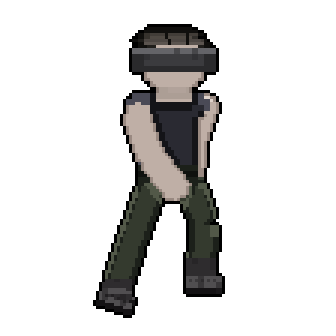
#> input picture records/target/character/barber_flat/face_ash_shield_SE_k01.png, 112 x 112 px, given in place of temple_taper_SE_k01.png, which was not available (shown 3 times larger)
$ python bohemia_character_hair_one_sheet.py
#> lines starting #> are read from the running program, lines starting #| are printed output that depends on the picture; pictures that were not available may be replaced by others from this repository, and a replacement may not be noted
#!/usr/bin/env python3
"""CHARACTER HAIR 1: THE SHEET (the roll call's first batch, his order: hair first).

Per cut, one row: the game's flat body wearing the cut today (buildFrame, SE, the passing key, 1:1), the model's eight
facings at 1:1 (DIRECTION's rig, unedited), and the same head at the portrait's 128 (S and SE). The barber's first three
cuts (his UP on character-the-barber-on-the-skull-10-18) head the sheet so the eight new ones sit beside them.

Run: python3 tools/bohemia_character_hair_one_sheet.py [<renders dir>]   (default records/target/character/barber)
Out: records/target/character/CHARACTER_HAIR_ONE.png and its first picture CHARACTER_HAIR_ONE_FIRST.png (one cut whole)

REUSE CHECK: every head is the rig's render or buildFrame's, pasted whole; only the labels are drawn here.
REFERENCE CHECK: the twin is the game's own flat cut as the body wears it today, 1:1; no reference game.
"""
import os
import sys

from PIL import Image, ImageDraw

ROOT = os.path.dirname(os.path.dirname(os.path.abspath(__file__)))
sys.path.insert(0, os.path.join(ROOT, 'tools'))
import bohemia_character_hair_one as H1  # noqa: E402

FLAT = os.path.join(ROOT, 'records/target/character/barber_flat')
OUT = os.path.join(ROOT, 'records/target/character/CHARACTER_HAIR_ONE.png')
FIRST = os.path.join(ROOT, 'records/target/character/CHARACTER_HAIR_ONE_FIRST.png')
FAC = ['S', 'SE', 'E', 'NE', 'N', 'NW', 'W', 'SW']
OLD = [('TEMPLE TAPER', 'temple_taper'), ('COIL CROWN', 'coil_crown'), ('LAYERED FALL', 'layered_fall')]
BG = (22, 21, 20); INK = (220, 214, 200); DIM = (150, 144, 130); HEAD = (200, 190, 120)


def still(d, f):
    for n in ('rig_%s.png' % f, 'raw_%s.png' % f):
        p = os.path.join(d, n)
        if os.path.exists(p):
            return Image.open(p).convert('RGBA')
    return None


def portrait(d, f):
    for n in ('rig_portrait_%s.png' % f, 'raw_portrait_%s.png' % f):
        p = os.path.join(d, n)
        if os.path.exists(p):
            return Image.open(p).convert('RGBA')
    return None


def trim(im):
    bb = im.getbbox()
#> bb = (31, 8, 75, 106)
    return im.crop(bb) if bb else im
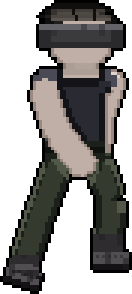
#> returned value: PIL image 44x98 RGBA (shown 3 times larger); mean R, G, B, A 42.9, 41.2, 39.1, 146.9; transparent parts drawn white


def row(name, tag, base):
    d = os.path.join(base, tag)
    flat = trim(Image.open(os.path.join(FLAT, '%s_SE_k01.png' % tag)).convert('RGBA'))
    st = [still(d, f) for f in FAC]
    st = [trim(s) for s in st if s is not None]
    po = [p for p in (portrait(d, 'S'), portrait(d, 'SE')) if p is not None]
    po = [p.resize((128, int(128 * p.height / p.width)), Image.LANCZOS) if p.width != 128 else p for p in po]
    h = max([flat.height] + [s.height for s in st] + [p.height for p in po]) + 24
#> h = 122
    w = 160 + flat.width + 16 + sum(s.width + 4 for s in st) + 16 + sum(p.width + 6 for p in po) + 8
#> w = 244
    im = Image.new('RGBA', (w, h), BG + (255,)); dr = ImageDraw.Draw(im)
    dr.text((6, 6), name, fill=INK)
    spec = H1.CUTS.get(name)
    dr.text((6, 20), 'NEW: clumps and locks' if spec else 'his UP, 10/18', fill=HEAD if spec else DIM)
    x = 160
    im.alpha_composite(flat, (x, h - flat.height - 4)); dr.text((x, 4), 'GAME', fill=DIM); x += flat.width + 16
#> after `im.alpha_composite(flat, (x, h - flat.height - 4))`:
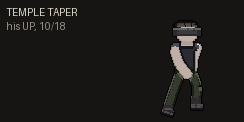
#> im: PIL image 244x122 RGBA; mean R, G, B, A 28, 26.8, 25.5, 255
#> after `x += flat.width + 16`: x = 220
    dr.text((x, 4), 'THE MODEL, 8 facings, 1:1', fill=DIM)
    for s in st:
        im.alpha_composite(s, (x, h - s.height - 4)); x += s.width + 4
#> after the loop, x = 220
    x += 16
#> x = 236
    for p in po:
        im.alpha_composite(p, (x, h - p.height - 4)); x += p.width + 6
#> after the loop, x = 236
    return im


def main():
    base = sys.argv[1] if len(sys.argv) > 1 else os.path.join(ROOT, 'records/target/character/barber')
    rows = [row(n, t, os.path.join(ROOT, 'records/target/character/barber')) for n, t in OLD]
#> call 2 of row, with name = 'COIL CROWN', tag = 'coil_crown', base = 'records/target/character/barber'
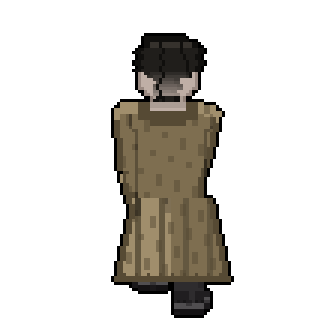
#> input picture records/target/character/barber_flat/outer_khaki_duster_N_k01.png, 112 x 112 px, given in place of coil_crown_SE_k01.png, which was not available (shown 3 times larger)
#> in trim (call 2), `bb = im.getbbox()`: bb = (37, 11, 78, 106)
#> in trim (call 2), `return im.crop(bb) if bb else im`:
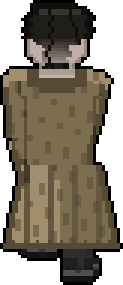
#> returned value: PIL image 41x95 RGBA (shown 3 times larger); mean R, G, B, A 67.1, 59.2, 45.3, 181.9; transparent parts drawn white
#> in row (call 2), `st = [still(d, f) for f in FAC]`: st = 8 items
#> in row (call 2), `st = [trim(s) for s in st if s is not None]`: st = []
#> in row (call 2), `h = max([flat.height] + [s.height for s in st] + [p.height for p in po..`: h = 119
#> in row (call 2), `w = 160 + flat.width + 16 + sum(s.width + 4 for s in st) + 16 + sum(p...`: w = 241
#> in row (call 2), `im.alpha_composite(flat, (x, h - flat.height - 4))`:
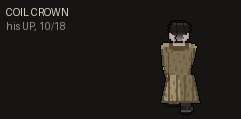
#> im: PIL image 241x119 RGBA; mean R, G, B, A 30.6, 28.6, 25.6, 255
#> after the loop in row (call 2), `for s in st:`: x = 217
#> in row (call 2), `x += 16`: x = 233
    rows += [row(n, H1.CUTS[n]['tag'], base) for n in H1.CARD_ORDER]   # the two HELD cuts stay off the card (rule 114b)
    W = max(r.width for r in rows) + 24
    H = 70 + sum(r.height + 6 for r in rows)
    out = Image.new('RGBA', (W, H), BG + (255,)); dr = ImageDraw.Draw(out)
    dr.text((12, 8), 'CHARACTER: HAIR 1, THE BARBER\'S CUTS ON THE STARRED HEAD. The six new ones are clumps, locks, ropes and braids, never a mesh.', fill=INK)
    dr.text((12, 24), 'Each row: the game\'s flat cut today (1:1), the model in eight facings (1:1), the same head at the portrait\'s 128. Draft: nothing is final.', fill=DIM)
    dr.text((12, 40), '57 px a metre, one pixel size | palette: the style palette (records/target/BOHEMIA_STYLE_PALETTE.json) | light: the rig\'s one sun, upper left', fill=DIM)
    y = 64; at = []
    for r in rows:
        out.alpha_composite(r, (12, y)); at.append([12, y, r.width, r.height]); y += r.height + 6
    out.convert('RGB').save(OUT, optimize=True)
    # the first picture: the dust weave's row, the cut furthest from anything the game draws today
    i = 3 + H1.CARD_ORDER.index('DUST WEAVE')
    rows[i].convert('RGB').save(FIRST, optimize=True)
    import json
    json.dump({'firstAt': at[i], 'rows': dict(zip([n for n, _ in OLD] + H1.CARD_ORDER, at))}, open(FIRST.replace('.png', '.json'), 'w'), indent=1)
    print('wrote %s %dx%d and its first picture %s' % (os.path.relpath(OUT, ROOT), W, H, os.path.relpath(FIRST, ROOT)))


if __name__ == '__main__':
#> (the run stopped early here; a loop or call above may not have finished)
